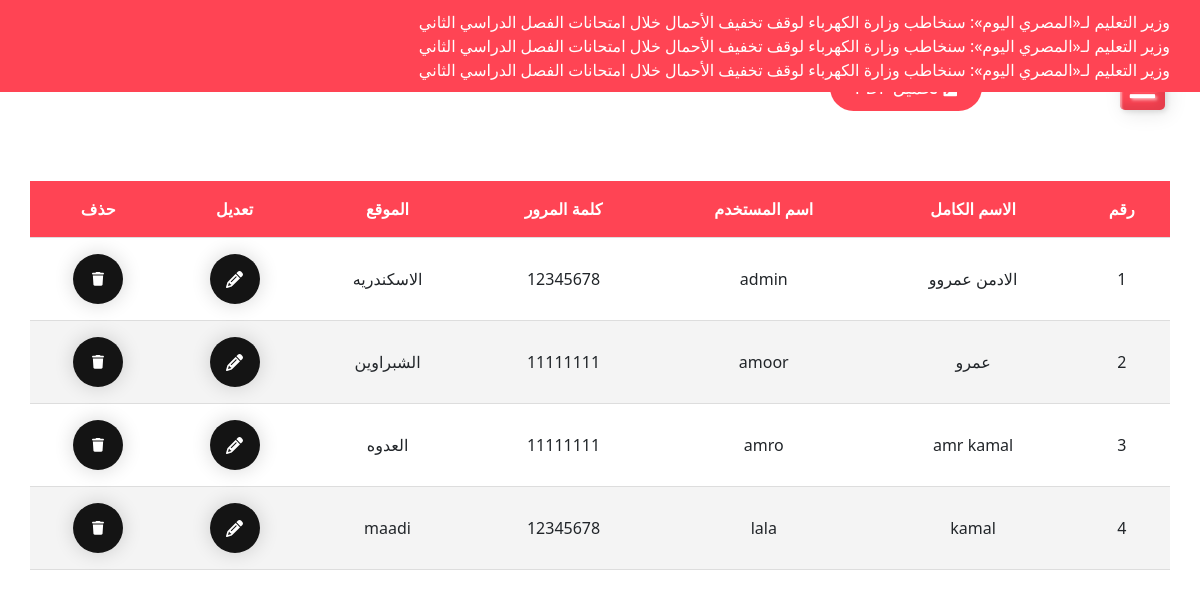
/userpage (signed in), run on the app's committed database.
### appfinancer/models.py (models this page shows, shortened)
class User(db.Model , UserMixin):
    __tablename__ = "users"
    id = db.Column(db.Integer, primary_key=True)
    name = db.Column(db.String(100), nullable=False)
    username = db.Column(db.String(100), unique=True, nullable=False)
    password = db.Column(db.String(100), nullable=False)
    locationwork = db.Column(db.String(100), nullable=False)
    export_records = db.relationship('Exporttable', back_populates='user')
    import_records = db.relationship('Importtable', back_populates='user')

### appfinancer/routes.py (the view)
@app.route('/userpage')
@login_required
def userpage():
    con = sql.connect("instance/financer.db")
    con.row_factory = sql.Row
    cur = con.cursor()
    cur.execute("select * from users")
    data = cur.fetchall()
    return  render_template('userpage.html' , datas =  data)

### appfinancer/models.py (called while the page is built)
@login_mananger.user_loader
def loa_user(user_id):
    return User.query.get(int(user_id))

### appfinancer/templates/userpage.html (shortened to what this page needs)
{% extends "basepage.html" %}
{% block body %}
<div>
  <a href="#" class="btn btn-page">
  </a>
</div>
<div class="page-content">
  <main class="table" id="customers_table">
    <div class="table__body">
      <table>
        <thead>
          <tr>
            <th>رقم</th>
            <th>الاسم الكامل</th>
            <th>اسم المستخدم</th>
            <th>كلمة المرور</th>
            <th>الموقع</th>
            <th>تعديل</th>
            <th>حذف</th>
          </tr>
        </thead>
        <tbody>
          {% for row in datas %}
          <tr>
            <td>{{loop.index}}</td>
            <td>{{row.name}}</td>
            <td>{{row.username}}</td>
            <td>{{row.password}}</td>
            <td>{{row.locationwork}}</td>
            <td class="update-parent">
              <a href='{{url_for('edit_user', id=row.ID)}}' class='edit'>
              </a>
            </td>
            <td class="delete-parent">
              <a href='{{url_for('delete_user', id=row.ID)}}' class='delete' onclick='return confirm("هل انت متأكد من حذف المستخدم")'>
              </a>
            </td>
          </tr>
          {% endfor %}
        </tbody>
      </table>
    </div>
  </main>
</div>
</div>
{% endblock body %}

### appfinancer/static/main.css (style rules this page uses)
tr:nth-child(even) { background: rgb(234, 235, 234); }
.delete { width: 50px; height: 50px; border-radius: 50%; background-color: rgb(20, 20, 20); border: none; font-weight: 600; display: flex; align-items: center; justify-content: center; box-shadow: 0px 0px 20px rgba(0, 0, 0, 0.164); cursor: pointer; transition-duration: 0.3s; overflow: hidden; position: relative; margin: auto; }
.svgIcon { width: 12px; transition-duration: 0.3s; }
.delete::before { position: absolute; top: -25px; content: "حذف"; color: white; transition-duration: 0.3s; font-size: 2px; }
.edit { width: 50px; height: 50px; border-radius: 50%; background-color: rgb(20, 20, 20); border: none; font-weight: 600; display: flex; align-items: center; justify-content: center; box-shadow: 0px 0px 20px rgba(0, 0, 0, 0.164); cursor: pointer; transition-duration: 0.3s; overflow: hidden; position: relative; text-decoration: none !important; margin: auto; }
.edit-svgIcon { width: 17px; transition-duration: 0.3s; }
.edit::before { display: none; content: "تعديل"; color: white; transition-duration: 0.3s; font-size: 2px; }

### appfinancer/static/stylepage.css (style rules this page uses)
body { direction: rtl; background-color: #fff; }
table { width: 100%; border-collapse: collapse; }
th, td { padding: 8px; text-align: left; border-bottom: 1px solid #ddd; }
th { background-color: #f2f2f2; }

### appfinancer/static/sidebar.css (style rules this page uses)
.page-content { margin-top: 50px; display: flex; justify-content: center; align-items: center; flex-direction: column; }
table thead tr th { background-color: #ff4454; color: #fff; }
.table__body { width: 100%; max-height: calc(89% - 1.6rem); background-color: #fffb; margin: auto; border-radius: 0.6rem; overflow: auto; overflow: overlay; }
table { width: 95%; margin: auto; direction: rtl; }
table, th, td { border-collapse: collapse; padding: 1rem; text-align: center; }
tbody tr:nth-child(even) { background-color: #0000000b; }
.btn { direction: rtl; background-color: #ff4454; color: #ffffff; font-size: 18px; border: none; border-radius: 25px; padding: 10px 25px; margin: 20px 20px; }
.btn-page { margin-top: 40px; margin-right: 218px; }

### data on the page
User: name "الادمن عمروو", username "admin", password "12345678", locationwork "الاسكندريه"
User: name "عمرو", username "amoor", password "11111111", locationwork "الشبراوين"
User: name "amr kamal", username "amro", password "11111111", locationwork "العدوه"
User: name "kamal", username "lala", password "12345678", locationwork "maadi"
